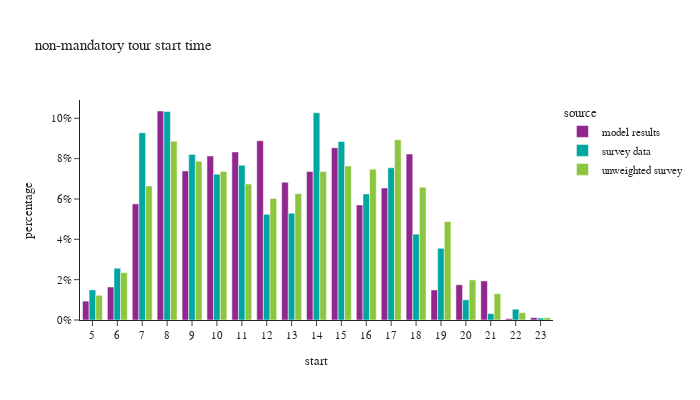

Source (notebook cell):
### Markdown cell above
## non-mandatory tour start time

### Code cell
df_plot = non_m_tour_data.groupby(['source','start'])[['tour_weight']].sum().reset_index()
df_plot['percentage'] = df_plot.groupby(['source'], group_keys=False)['tour_weight']. \
    apply(lambda x: x / float(x.sum()))

fig = px.bar(df_plot, x="start", y="percentage", color="source",barmode="group",
             title="non-mandatory tour start time")
fig.for_each_annotation(lambda a: a.update(text = a.text.split("=")[-1]))
fig.update_layout(height=400, width=700, yaxis=dict(tickformat=".0%"), xaxis=dict(dtick="1"))
fig.show()

### Figure 1 — Plotly figure (JSON) as saved in the notebook; plotly's stock layout.template omitted (floating-point values rounded to 4 significant figures)
{"data": [{"alignmentgroup": "True", "hovertemplate": "source=model results<br>start=%{x}<br>percentage=%{y}<extra></extra>", "legendgroup": "model results", "marker": {"color": "#91268F", "pattern": {"shape": ""}}, "name": "model results", "offsetgroup": "model results", "orientation": "v", "showlegend": true, "textposition": "auto", "x": [5.0, 6.0, 7.0, 8.0, 9.0, 10.0, 11.0, 12.0, 13.0, 14.0, 15.0, 16.0, 17.0, 18.0, 19.0, 20.0, 21.0, 22.0, 23.0], "xaxis": "x", "y": [0.009361, 0.01637, 0.05756, 0.1036, 0.07392, 0.08133, 0.08333, 0.08887, 0.06831, 0.07363, 0.08536, 0.05702, 0.06546, 0.08226, 0.01488, 0.01748, 0.01937, 0.0006659, 0.00123], "yaxis": "y", "type": "bar"}, {"alignmentgroup": "True", "hovertemplate": "source=survey data<br>start=%{x}<br>percentage=%{y}<extra></extra>", "legendgroup": "survey data", "marker": {"color": "#00A7A0", "pattern": {"shape": ""}}, "name": "survey data", "offsetgroup": "survey data", "orientation": "v", "showlegend": true, "textposition": "auto", "x": [5.0, 6.0, 7.0, 8.0, 9.0, 10.0, 11.0, 12.0, 13.0, 14.0, 15.0, 16.0, 17.0, 18.0, 19.0, 20.0, 21.0, 22.0, 23.0], "xaxis": "x", "y": [0.01493, 0.02565, 0.09283, 0.1034, 0.08209, 0.07231, 0.07671, 0.05241, 0.05295, 0.1027, 0.08853, 0.06246, 0.07543, 0.04254, 0.03555, 0.01001, 0.003164, 0.005374, 0.0009766], "yaxis": "y", "type": "bar"}, {"alignmentgroup": "True", "hovertemplate": "source=unweighted survey<br>start=%{x}<br>percentage=%{y}<extra></extra>", "legendgroup": "unweighted survey", "marker": {"color": "#8CC63E", "pattern": {"shape": ""}}, "name": "unweighted survey", "offsetgroup": "unweighted survey", "orientation": "v", "showlegend": true, "textposition": "auto", "x": [5.0, 6.0, 7.0, 8.0, 9.0, 10.0, 11.0, 12.0, 13.0, 14.0, 15.0, 16.0, 17.0, 18.0, 19.0, 20.0, 21.0, 22.0, 23.0], "xaxis": "x", "y": [0.01225, 0.02354, 0.06648, 0.08858, 0.07872, 0.07363, 0.06743, 0.06027, 0.06266, 0.07363, 0.07634, 0.07475, 0.08938, 0.06584, 0.04882, 0.01988, 0.01304, 0.003658, 0.001113], "yaxis": "y", "type": "bar"}], "layout": {"xaxis": {"anchor": "y", "domain": [0.0, 1.0], "title": {"text": "start"}, "dtick": "1"}, "yaxis": {"anchor": "x", "domain": [0.0, 1.0], "title": {"text": "percentage"}, "tickformat": ".0%"}, "legend": {"title": {"text": "source"}, "tracegroupgap": 0}, "title": {"text": "non-mandatory tour start time"}, "barmode": "group", "height": 400, "width": 700}}
